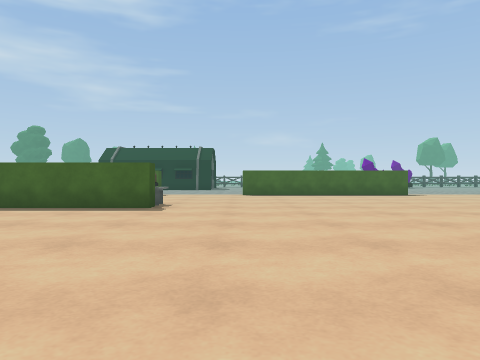
View 1 (above)

18 first-person views from a walk through a Unity game level. The camera is 0.62 m above the floor, looks level and sees 70° across. The floor is counted in squares, 1 m on a side. Each view is taken from the middle of a square. On the plan, view 1 faces up. The plan holds only what a view shows up to about 10 squares ahead; the rest is blank. The place goes on beyond the plan. The player character is not drawn. Some surface patterns are stand-ins.

View 2
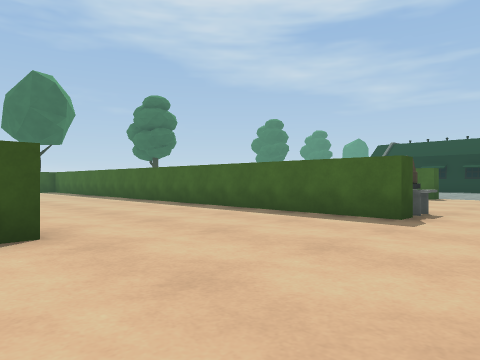

View 3
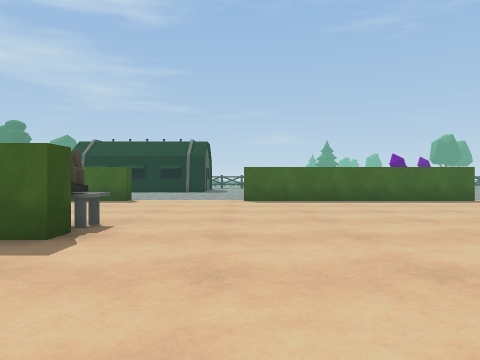

View 4
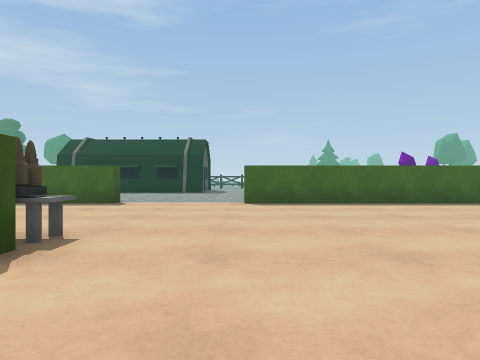

View 5
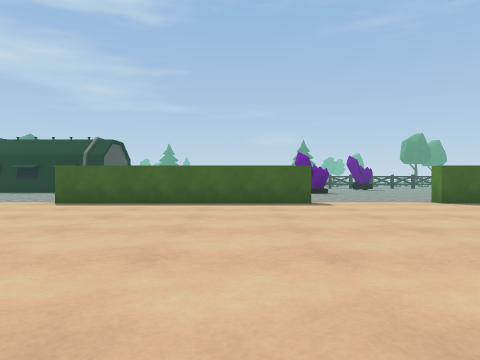

View 6
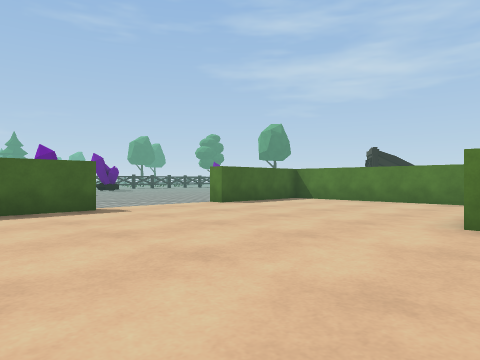

View 7
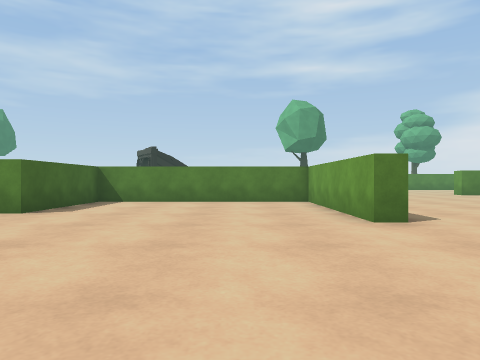

View 8
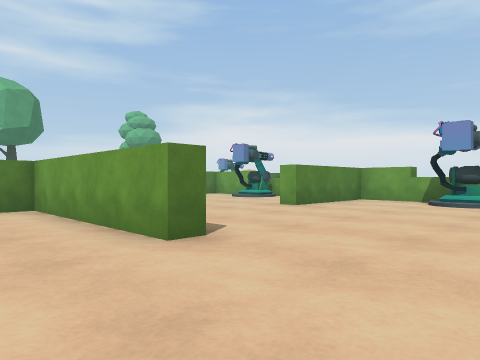

View 9
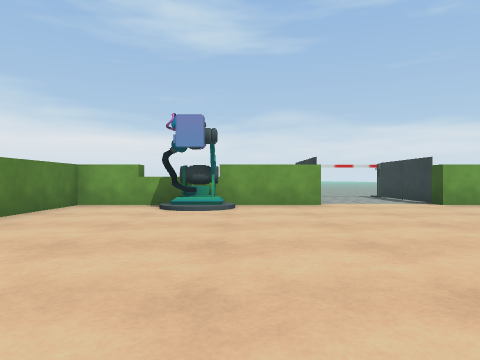

View 10
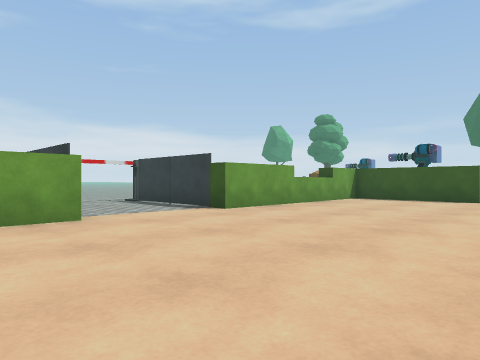

View 11
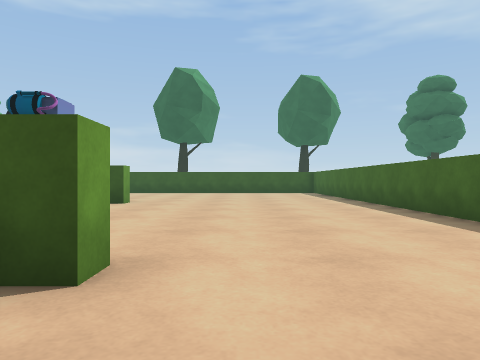

View 12
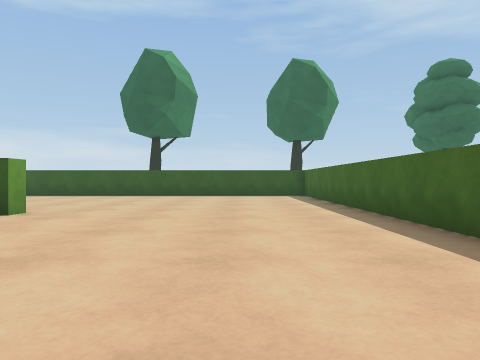

View 13
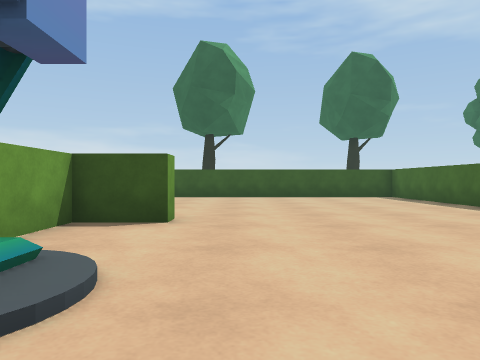

View 14
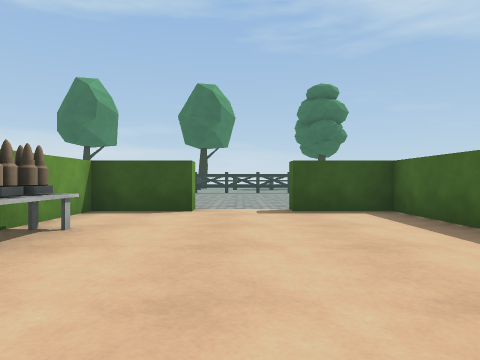

View 15
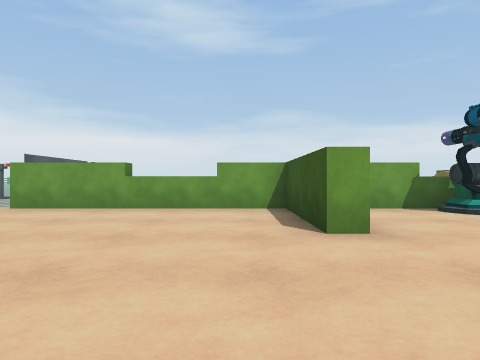

View 16
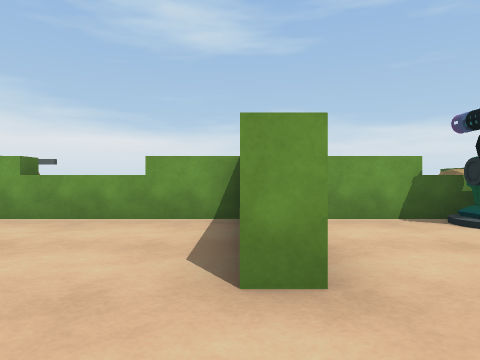

View 17
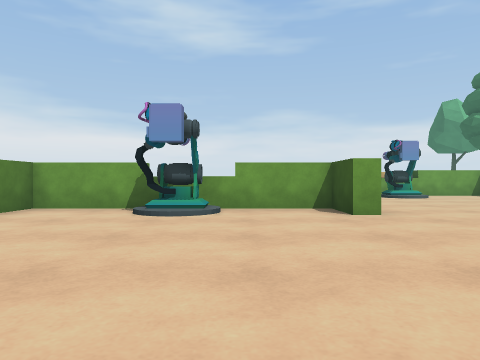

View 18
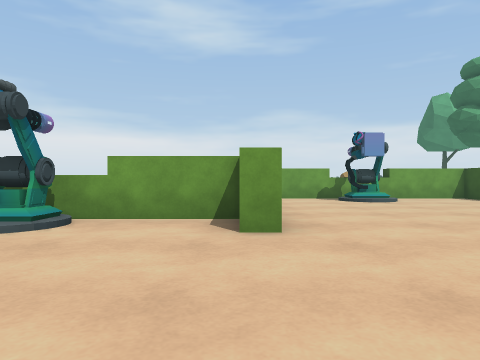

### Floor plan
Points are (right, up) in squares from view 1. A wall is a line through its corners. A room is listed if a view was taken in it or the views show most of it. See-through windows are left out.
Room 1 (views 1, 2, 3, 4, 5, 6, 7, 8, 9, 10, 11, 12, 13, 14, 15, 16, 17, 18)
walls: (-2, 8.5) (-2, 7.6) (-15.5, 7.6); (-4.5, 3.1) (-4, 3.1) (-4, 0.6); (0.4, -0.4) (2, -0.4) (2, -1); (-7.4, 10.1) (-6.8, 10.1) (-6.8, 8) (-4.1, 8); (-7.4, 0.4) (-7.4, -0.2); (4.9, -0.4) (6.5, -0.4); (-3.3, 14.6) (-3.3, 14) (-6.8, 14) (-6.8, 12); (-7.5, -0.1) (-7.5, 0.6); (-8.2, 0.3) (-7.2, 0.3); (-8.2, -0.3) (-8.2, 0.4) (-7.6, 0.4) (-7.6, 0); (-8.6, -0.4) (-4.5, -0.4) (-4.5, 0.6); (9, 7.5) (9, 8) (13.8, 8) (13.8, 14) (10.3, 14) (10.3, 14.6); (7.5, 0.4) (8.5, 0.4); (7.5, 0.3) (8.5, 0.3); (7, 14) (0.1, 14); (-11.5, 0.9) (-11, 0.9) (-11, -0.4) (-10.4, -0.4); (11, -0.4) (11, 3.1)
ways out: opening at (-13.2, -2.5); opening at (-9.5, -0.5); opening at (-7, 11.5); opening at (-2.4, 0.4); opening at (-1.5, 14.8); opening at (3.5, -1); opening at (6.5, 0.5); opening at (8.5, 14.8); opening at (9.2, 5.5); opening at (10, 0)
objects: other object (-4, 9); other object (-2, 9)

Where each view was taken, in squares from view 1:
view 1: 0 up, 0 right, facing up
view 2: 2 up, 0 right, facing up-left
view 3: 4 up, 0 right, facing up
view 4: 5 up, 0 right, facing up
view 5: 5 up, 5 right, facing up
view 6: 7 up, 4 right, facing up-right
view 7: 10 up, 4 right, facing right
view 8: 10 up, 6 right, facing down-right
view 9: 8 up, 7 right, facing down
view 10: 5 up, 7 right, facing down-left
view 11: 4 up, 2 left, facing left
view 12: 5 up, 5 left, facing left
view 13: 2 up, 6 left, facing left
view 14: 11 up, 0 right, facing left
view 15: 7 up, 3 left, facing down
view 16: 5 up, 4 left, facing down
view 17: 7 up, 9 left, facing down
view 18: 5 up, 11 left, facing down
